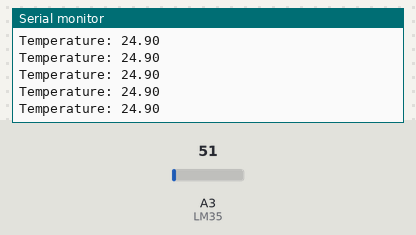
The sketch below on a simulated Arduino Uno, built with avr-gcc and run on an emulated ATmega328P. Parts: the last lines printed to the serial monitor. The test bench sets the inputs (shaded band); at power-on: A3 (LM35) = 51.

Above: at 1.2 s.
1.3 s: A3 (LM35) set to 23
At 1.9 s:
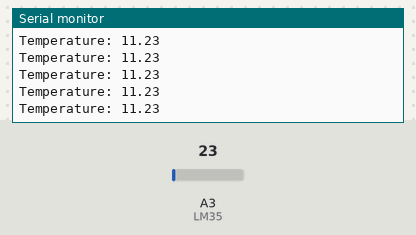
2.8 s: A3 (LM35) set to 18
At 3.4 s:
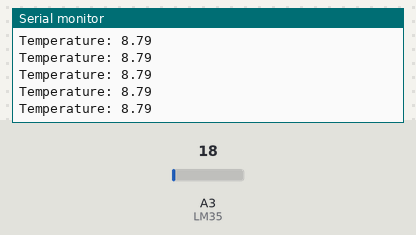
Timing chart, 0 to 5.8 s (numbered marks = the images above; inputs shaded):
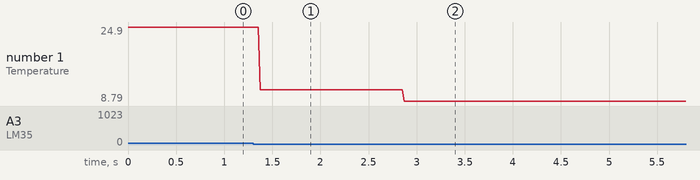

Measured:
- after the input at 1.3 s, the serial monitor: prints a new line after 0.07 s (image 1)
- after the input at 2.8 s, the serial monitor: prints a new line after 0.07 s (image 2)
- plotted number 1: 24.9 → 11.23 after the input at 1.3 s, 11.23 → 8.79 after the input at 2.8 s

The sketch:

LM35_Sensor.ino
```cpp
// Program to use a LM35 temperature's sensor with Arduino UNO //
// Have some problems with Arduino MEGA //

const float voltage_reference = 5;      // used to change the reference's voltage, could be changed depending of the board used
const int LM35 = A3;                    // sensor pin
float temperature;                      // temperature variable

void setup() {
  Serial.begin(9600);
}

void loop() {
  temperature = (voltage_reference * analogRead(LM35) * 100.0) / 1024;
  Serial.print("Temperature: ");
  Serial.println(temperature);
}
```
